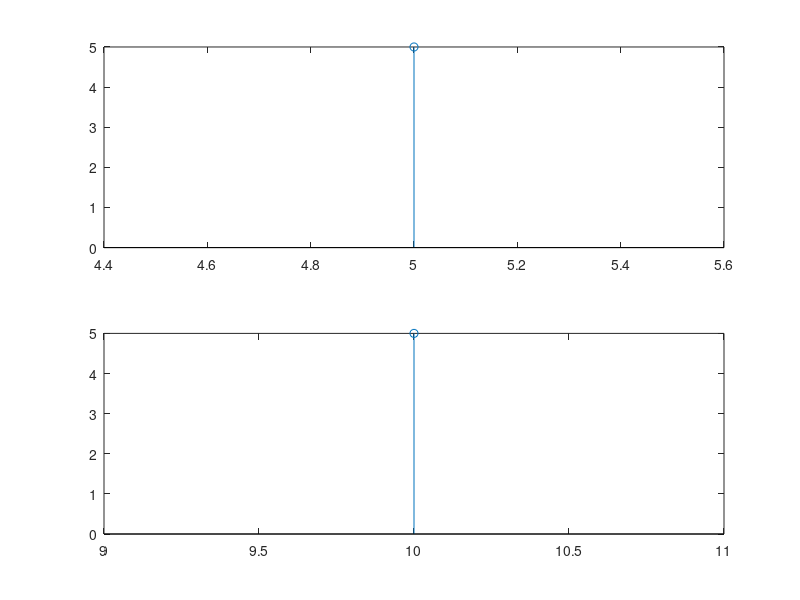

This figure's MATLAB source:
clc;
clear;
close all;
x=input('Enter the sequence x =') % x must be vector
n=input(' The index of the sequence n =')
k=input(' The shifting factor k =') % k is a scalar
n1=n+k
% k is positive -- delayed version
% k is negative -- advanced version
subplot(2,1,1);
stem(n,x);
subplot(2,1,2);
stem(n1,x);
